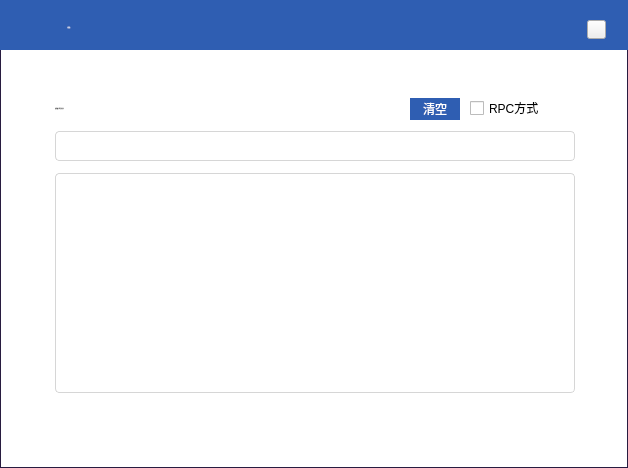
<?xml version="1.0" encoding="UTF-8"?>
<ui version="4.0">
 <class>ConsoleWidget</class>
 <widget class="QWidget" name="ConsoleWidget">
  <property name="geometry">
   <rect>
    <x>0</x>
    <y>0</y>
    <width>628</width>
    <height>468</height>
   </rect>
  </property>
  <property name="windowTitle">
   <string>Form</string>
  </property>
  <property name="styleSheet">
   <string notr="true">#ConsoleWidget{border:1px solid rgb(40,28,64);background-color:white;}
QLineEdit{border:1px solid rgb(214,214,214);border-radius:4px;padding: 0px 8px 0px 8px;font: 12px &quot;微软雅黑&quot;;}
QLabel{font: 12px &quot;微软雅黑&quot;;}</string>
  </property>
  <widget class="QTextBrowser" name="consoleBrowser">
   <property name="geometry">
    <rect>
     <x>55</x>
     <y>173</y>
     <width>520</width>
     <height>220</height>
    </rect>
   </property>
   <property name="font">
    <font>
     <family>微软雅黑</family>
     <pointsize>-1</pointsize>
     <weight>50</weight>
     <italic>false</italic>
     <bold>false</bold>
    </font>
   </property>
   <property name="contextMenuPolicy">
    <enum>Qt::DefaultContextMenu</enum>
   </property>
   <property name="styleSheet">
    <string notr="true">QTextBrowser{border:1px solid rgb(214,214,214);border-radius:4px;padding: 0px 8px 0px 8px;font: 12px &quot;微软雅黑&quot;;}</string>
   </property>
  </widget>
  <widget class="QLabel" name="titleLabel">
   <property name="geometry">
    <rect>
     <x>0</x>
     <y>0</y>
     <width>628</width>
     <height>50</height>
    </rect>
   </property>
   <property name="styleSheet">
    <string notr="true">background-color: rgb(47,94,178);</string>
   </property>
   <property name="text">
    <string/>
   </property>
  </widget>
  <widget class="QCheckBox" name="checkBox">
   <property name="geometry">
    <rect>
     <x>470</x>
     <y>100</y>
     <width>91</width>
     <height>16</height>
    </rect>
   </property>
   <property name="cursor">
    <cursorShape>PointingHandCursor</cursorShape>
   </property>
   <property name="text">
    <string>RPC方式</string>
   </property>
  </widget>
  <widget class="QLabel" name="label_2">
   <property name="geometry">
    <rect>
     <x>55</x>
     <y>100</y>
     <width>311</width>
     <height>16</height>
    </rect>
   </property>
   <property name="font">
    <font>
     <family>微软雅黑</family>
     <pointsize>-1</pointsize>
     <weight>50</weight>
     <italic>false</italic>
     <bold>false</bold>
    </font>
   </property>
   <property name="text">
    <string>在此输入命令并回车</string>
   </property>
  </widget>
  <widget class="QToolButton" name="clearBtn">
   <property name="geometry">
    <rect>
     <x>410</x>
     <y>98</y>
     <width>50</width>
     <height>22</height>
    </rect>
   </property>
   <property name="font">
    <font/>
   </property>
   <property name="styleSheet">
    <string notr="true">QToolButton{background-color:rgb(47,94,178);color:#ffffff;border:none;border-radius:16px;}
QToolButton:hover{background-color:rgb(0, 26, 73);}
QToolButton:disabled{background-color:#cecece;}</string>
   </property>
   <property name="text">
    <string>清空</string>
   </property>
  </widget>
  <widget class="QLabel" name="label">
   <property name="geometry">
    <rect>
     <x>34</x>
     <y>17</y>
     <width>70</width>
     <height>21</height>
    </rect>
   </property>
   <property name="font">
    <font>
     <family>微软雅黑</family>
     <pointsize>-1</pointsize>
     <weight>50</weight>
     <italic>false</italic>
     <bold>false</bold>
    </font>
   </property>
   <property name="styleSheet">
    <string notr="true">color: rgb(255, 255, 255);</string>
   </property>
   <property name="text">
    <string>控制台</string>
   </property>
   <property name="alignment">
    <set>Qt::AlignCenter</set>
   </property>
  </widget>
  <widget class="QToolButton" name="closeBtn">
   <property name="geometry">
    <rect>
     <x>587</x>
     <y>20</y>
     <width>19</width>
     <height>19</height>
    </rect>
   </property>
   <property name="cursor">
    <cursorShape>PointingHandCursor</cursorShape>
   </property>
   <property name="focusPolicy">
    <enum>Qt::NoFocus</enum>
   </property>
   <property name="text">
    <string/>
   </property>
  </widget>
  <widget class="QLineEdit" name="consoleLineEdit">
   <property name="geometry">
    <rect>
     <x>55</x>
     <y>131</y>
     <width>520</width>
     <height>30</height>
    </rect>
   </property>
   <property name="font">
    <font>
     <family>微软雅黑</family>
     <pointsize>-1</pointsize>
     <weight>50</weight>
     <italic>false</italic>
     <bold>false</bold>
    </font>
   </property>
   <property name="contextMenuPolicy">
    <enum>Qt::DefaultContextMenu</enum>
   </property>
  </widget>
 </widget>
 <resources/>
 <connections/>
</ui>
